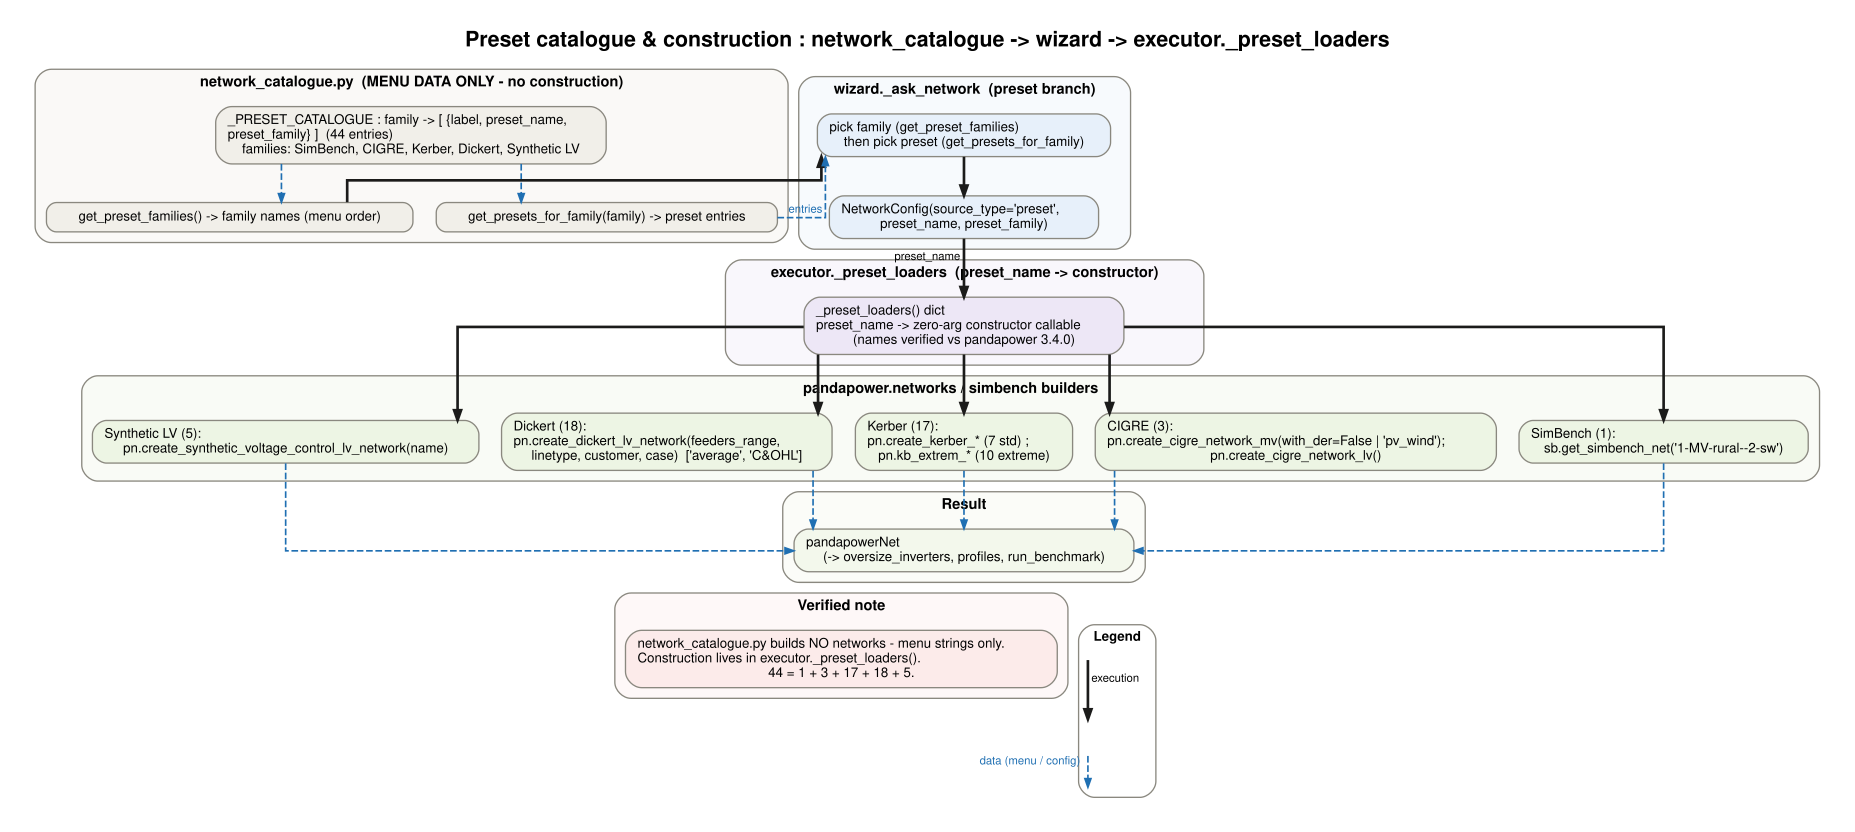

Reproduce this figure in Python.
#!/usr/bin/env python3
"""
flow_catalogue.py — preset catalogue & construction path. Same template.

  flow_catalogue — network_catalogue (menu data only) -> wizard selection ->
                   executor._preset_loaders (preset_name -> constructor) -> net

Verified from source (function bodies, not the memory summary):
- network_catalogue.py is MENU DATA ONLY: _PRESET_CATALOGUE (families ->
  [{label, preset_name, preset_family}]) + get_preset_families() +
  get_presets_for_family(). It does NOT construct networks.
- The 44 preset BUILDERS live in executor._preset_loaders(): preset_name ->
  pandapower.networks / simbench constructor callable.
- 44 = 1 SimBench + 3 CIGRE + 17 Kerber (7 std + 10 kb_extrem_) + 18 Dickert
  + 5 Synthetic LV. CIGRE MV uses with_der='pv_wind'; Dickert encodes
  (feeders_range, linetype, customer, case) with 'average' and 'C&OHL'.
"""
from graphviz import Digraph

F = {"cat": "#F1EFE9", "wiz": "#E7F0FA", "exe": "#EDE7F6",
     "bld": "#EDF5E4", "out": "#F3F8EC", "note": "#FCEBEA"}
INK = "#1B1B1A"


def E(g, a, b, t="", **k):
    g.edge(a, b, xlabel=t, color=INK, penwidth="2.0", arrowsize="0.75", **k)

def D(g, a, b, t="", **k):
    g.edge(a, b, xlabel=t, color="#1F6FB2", style="dashed", fontcolor="#1F6FB2",
           penwidth="1.25", arrowsize="0.65", **k)


def base(title, ranksep, nodesep="0.24"):
    g = Digraph(format="svg")
    g.attr(rankdir="TB", splines="ortho", newrank="true", compound="true",
           forcelabels="true", pad="0.25", nodesep=nodesep, ranksep=ranksep,
           fontname="Helvetica-bold", labelloc="t", fontsize="16", label=title)
    g.attr("node", shape="box", style="rounded,filled", fontname="Helvetica",
           fontsize="10", margin="0.13,0.075", color="#8A887F", height="0.3")
    g.attr("edge", fontname="Helvetica", fontsize="8.5")
    return g


def lane(g, cid, label, fill, nodes):
    with g.subgraph(name=f"cluster_{cid}") as c:
        c.attr(label=label, style="rounded", bgcolor=fill + "55", color="#8A887F",
               fontname="Helvetica-bold", fontsize="11", margin="8")
        for nid, lbl, nf in nodes:
            c.node(nid, lbl, fillcolor=nf)


def legend(g, anchor):
    with g.subgraph(name="cluster_legend") as c:
        c.attr(label="Legend", style="rounded", color="#8A887F", labeljust="l",
               fontname="Helvetica-bold", fontsize="10", bgcolor="#FFFFFF", margin="6")
        for n in ("le1", "le2", "ld1", "ld2"):
            c.node(n, "", shape="point", width="0.02", color="#FFFFFF")
        E(c, "le1", "le2", "execution")
        D(c, "ld1", "ld2", "data (menu / config)")
        c.edge("le2", "ld1", style="invis")
    g.edge(anchor, "le1", style="invis")


def build():
    g = base("Preset catalogue & construction : network_catalogue -> wizard -> "
             "executor._preset_loaders", ranksep="0.34")
    lane(g, "cat", "network_catalogue.py  (MENU DATA ONLY - no construction)", F["cat"], [
        ("pc", "_PRESET_CATALOGUE : family -> [ {label, preset_name,\\lpreset_family} ]  (44 entries)\\lfamilies: SimBench, CIGRE, Kerber, Dickert, Synthetic LV", F["cat"]),
        ("gf", "get_preset_families() -> family names (menu order)", F["cat"]),
        ("gp", "get_presets_for_family(family) -> preset entries", F["cat"]),
    ])
    lane(g, "wiz", "wizard._ask_network  (preset branch)", F["wiz"], [
        ("w1", "pick family (get_preset_families)\\lthen pick preset (get_presets_for_family)", F["wiz"]),
        ("w2", "NetworkConfig(source_type='preset',\\lpreset_name, preset_family)", F["wiz"]),
    ])
    lane(g, "exe", "executor._preset_loaders  (preset_name -> constructor)", F["exe"], [
        ("el", "_preset_loaders() dict\\lpreset_name -> zero-arg constructor callable\\l(names verified vs pandapower 3.4.0)", F["exe"]),
    ])
    lane(g, "bld", "pandapower.networks / simbench builders", F["bld"], [
        ("b1", "SimBench (1):\\lsb.get_simbench_net('1-MV-rural--2-sw')", F["bld"]),
        ("b2", "CIGRE (3):\\lpn.create_cigre_network_mv(with_der=False | 'pv_wind');\\lpn.create_cigre_network_lv()", F["bld"]),
        ("b3", "Kerber (17):\\lpn.create_kerber_* (7 std) ;\\lpn.kb_extrem_* (10 extreme)", F["bld"]),
        ("b4", "Dickert (18):\\lpn.create_dickert_lv_network(feeders_range,\\llinetype, customer, case)  ['average', 'C&OHL']", F["bld"]),
        ("b5", "Synthetic LV (5):\\lpn.create_synthetic_voltage_control_lv_network(name)", F["bld"]),
    ])
    lane(g, "out", "Result", F["out"], [
        ("net", "pandapowerNet\\l(-> oversize_inverters, profiles, run_benchmark)", F["out"]),
    ])
    lane(g, "note", "Verified note", F["note"], [
        ("nc", "network_catalogue.py builds NO networks - menu strings only.\\lConstruction lives in executor._preset_loaders().\\l44 = 1 + 3 + 17 + 18 + 5.", F["note"]),
    ])
    # menu data -> accessors
    D(g, "pc", "gf"); D(g, "pc", "gp")
    # accessors -> wizard
    E(g, "gf", "w1", constraint="false"); D(g, "gp", "w1", "entries", constraint="false")
    E(g, "w1", "w2")
    # wizard config -> executor loader
    E(g, "w2", "el", "preset_name")
    # loader -> builders
    E(g, "el", "b1"); E(g, "el", "b2"); E(g, "el", "b3"); E(g, "el", "b4"); E(g, "el", "b5")
    # builders -> net
    D(g, "b1", "net"); D(g, "b2", "net"); D(g, "b3", "net")
    D(g, "b4", "net"); D(g, "b5", "net")
    g.edge("net", "nc", style="invis")
    legend(g, "net")
    return g


g = build()
g.format = "svg"; g.render("/home/claude/flow_catalogue", cleanup=True)
g.format = "pdf"; g.render("/home/claude/flow_catalogue", cleanup=True)
print("wrote flow_catalogue")
